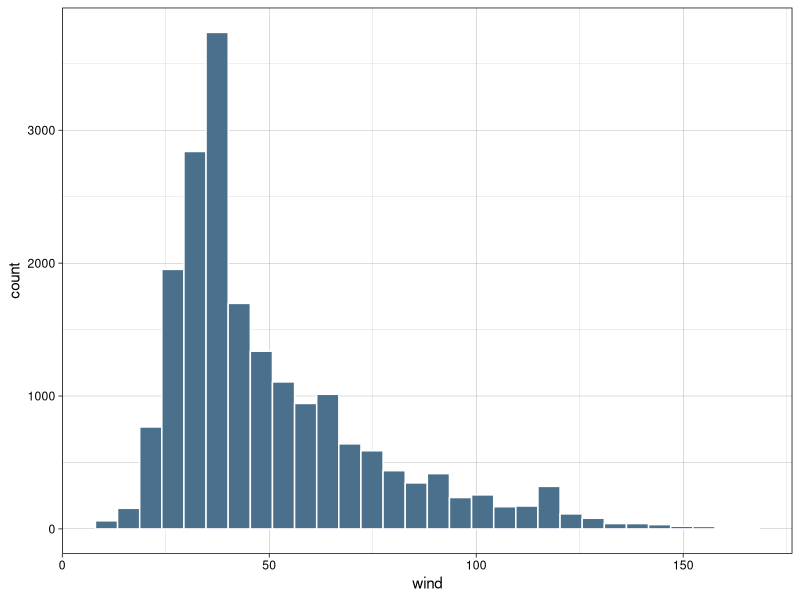
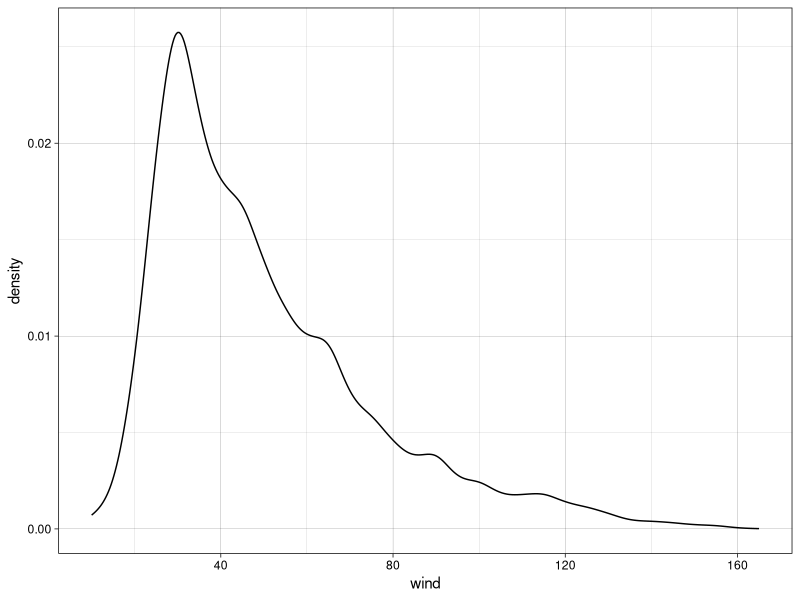

Write R code to recreate these figures, in order.
## ---- chunk 1
library(tidyverse)

set.seed(0)

theme_linedraw() %+replace% theme(

) -> theme_custom

knitr::opts_chunk$set(
  fig.align = "center",
  fig.retina = 2,
  fig.width = 8,
  results = "markup"
)


storms -> data.long
storms %>% filter(year >= 2010, year < 2020) -> data.short
## ---- chunk 2
tibble(
  code = c(1,2,3,4,5),
  measurement.1 = rnorm(n = 5, mean = 100, sd = 10),
  measurement.2 = rnorm(n = 5, mean = 100, sd = 10),
  measurement.3 = rnorm(n = 5, mean = 100, sd = 10)
) -> wide
## ---- chunk 3
knitr::kable(wide)
## ---- chunk 4
wide %>%
  pivot_longer(
    cols = starts_with("measurement."),
    names_prefix = "measurement.",
    names_to = "measurement"
  ) -> long
## ---- chunk 5
knitr::kable(long)
## ---- chunk 6
c(0, 1,2,3,4,5,6,7,8,9) %>% ifelse(. > 6, yes = 6, no = .)
## ---- chunk 7
data.short %>%
  group_by(year) %>%
  summarize(absolute = n()) %>%
  ungroup() %>%
  arrange(year) %>%
  mutate(
    absolute.cumulative = cumsum(absolute),
    relative = absolute / sum(absolute),
    relative.cumulative = cumsum(relative)
  ) %>% (knitr::kable)
## ---- chunk 8
data.short %>%
  group_by(name) %>%
  summarize(wind.top = max(wind)) %>%
  ungroup() %>%
  arrange(-wind.top) %>%
  top_n(10) %>%
  (knitr::kable)
## ---- chunk 9
data.long %>%
  mutate(
    decade = cut(
      year,
      breaks = seq(1970, 2030, 10),
      labels = paste0(seq(1970, 2020, 10), "s"),
      include.lowest = TRUE,
      right = FALSE
    )
  ) %>%
  group_by(decade) %>% summarize(top.wind = max(wind)) %>%
  (knitr::kable)
## ---- chunk 10
mean(data.long$pressure)
## ---- chunk 11
data.long %>% group_by(month) %>% summarize(n = n()) %>% arrange(-n) %>% top_n(1)
## ---- chunk 12
median(data.long$pressure)
## ---- chunk 13
range(c(1,2,2,4,5,5,7,8,9))
## ---- chunk 14
quantile(data.long$pressure, probs = seq(1/5, 5/5, 1/5)) #quintile
## ---- chunk 15
IQR(data.long$pressure)
## ---- chunk 16
var(data.long$pressure)
## ---- chunk 17
sd(data.long$pressure)
## ---- chunk 18
sd(data.long$pressure) / mean(data.long$pressure)
## ---- chunk 19
data.long %>%
  ggplot(aes(x = wind)) +
  geom_histogram(bins = 30, color = "white", fill = "skyblue4") +
  theme_custom
## ---- chunk 20
data.long %>%
  ggplot(aes(x = wind)) +
  geom_density() +
  theme_custom
## ---- chunk 21
data.short %>% select(wind) %>%
  mutate(wind.z = (wind - mean(wind))/sd(wind))
## ---- chunk 22
data.short %>% select(wind) %>%
  mutate(
    wind.z = (wind - mean(wind))/sd(wind),
    wind.pr = pnorm(wind.z)
  )
## ---- chunk 23
tibble(x = floor(runif(n = 10, min = 1, max = 6))) %>% arrange(x) -> data.rbn
data.rbn
## ---- chunk 24
data.rbn %>% mutate(n = row_number()) -> data.rbn
data.rbn
## ---- chunk 25
data.rbn %>% group_by(x) %>% mutate(r = mean(n)) %>% ungroup() -> data.rbn
data.rbn
## ---- chunk 26
data.rbn %>% mutate(
  p = (r - 0.5)/max(n),
  z = qnorm(p)
) -> data.rbn
data.rbn
